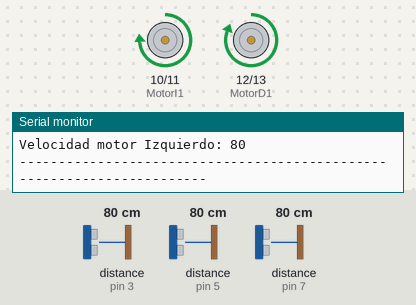
The sketch below on a simulated Arduino Uno, built with avr-gcc and run on an emulated ATmega328P. On the bench: motor-driver pin pairs drawn as motors (green arrow = first pin HIGH = forward, orange = second pin HIGH = backward, longer = more drive), the last lines printed to the serial monitor. Inputs (shaded band) come from the test bench; at power-on: distance to the obstacle (sensors on pin 5, pin 3, pin 7) 80 cm. The echo pulse lasts 58.3 µs per cm.

Above: at 1.2 s.
1.3 s: distance to the obstacle (sensor on pin 5) set to 18 cm
At 1.9 s:
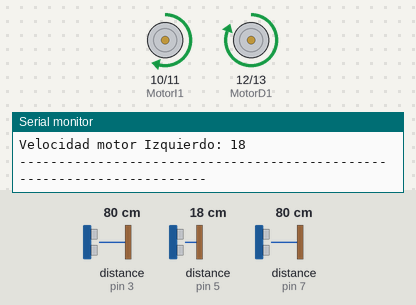
6.0 s: distance to the obstacle (sensor on pin 5) set to 13 cm
At 7.1 s:
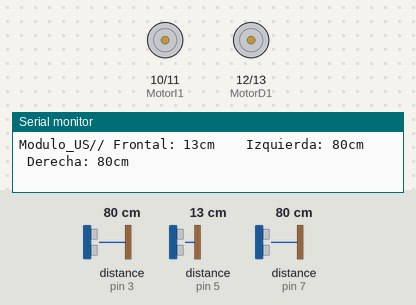
Timing chart, 0 to 9.0 s (numbered marks = the images above; inputs shaded):
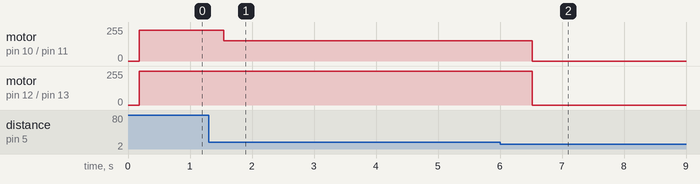

Measured:
- the behaviour switches between 16 and 15 cm on distance to the obstacle (sensor on pin 5) (found by bisection; images 1 and 2)
- after the input at 1.3 s, motor on pin 10 (MotorI1) / pin 11 (MotorI2): forward 230/255 → forward 152/255 after 0.25 s
- after the input at 6.0 s, motor on pin 10 (MotorI1) / pin 11 (MotorI2): forward 152/255 → stopped after 0.52 s; motor on pin 12 (MotorD1) / pin 13 (MotorD2): forward 255/255 → stopped after 0.52 s

The sketch:

Navegacion_por_ultrasonidos_v2.ino
```cpp
//Librerias
#include "SR04.h"
//Variables
long DistI;
long DistM;
long DistD;
int Vmin = 130;
int Vmax = 255;
int Vtotal = Vmax - Vmin;
//Pines
#define TRIG_PIN1 3
#define ECHO_PIN1 2
SR04 SIzquierda = SR04(ECHO_PIN1,TRIG_PIN1);
#define TRIG_PIN2 5
#define ECHO_PIN2 4
SR04 SMedio = SR04(ECHO_PIN2,TRIG_PIN2);
#define TRIG_PIN3 7
#define ECHO_PIN3 6
SR04 SDerecha = SR04(ECHO_PIN3,TRIG_PIN3);

#define MotorI1 10
#define MotorI2 11
#define MotorD1 12
#define MotorD2 13


void Modulo_US(){
  DistI=SIzquierda.Distance();
  DistM=SMedio.Distance();
  DistD=SDerecha.Distance();
  Serial.print("Modulo_US// Frontal: ");
  Serial.print(DistM);
  Serial.print("cm    Izquierda: ");
  Serial.print(DistI);
  Serial.print("cm    Derecha: ");
  Serial.print(DistD);
  Serial.println("cm");
}

int Motores(int Velocidad, int Giro){
  int motorD = Velocidad;
  int motorI = Velocidad;
  Serial.println(Velocidad);
  if (Giro > 0) { //si el giro es a la derecha quito velocidad al motor derecho
    motorD = motorD - Giro;
  }
  if (Giro < 0){ //Si el giro es a la izquierda quito velocidad al motor izquierdo
    motorI = motorI - Giro;
  }
  Serial.print("Velocidad: ");
  Serial.println(Velocidad);
  Serial.print("Giro: ");
  Serial.println(Giro);
  Serial.print("Velocidad motor Derecho: ");
  Serial.println(motorD);
  Serial.print("Velocidad motor Izquierdo: ");
  Serial.println(motorI);

  if (Velocidad == 0) {
    motorI = 0;
    motorD = 0;
  }
  else {
    motorI = Vmin + (Vtotal * motorI / 100);
    motorD = Vmin + (Vtotal * motorD / 100);
  }

  if (motorI > 0){
    analogWrite(MotorI1, motorI);
    analogWrite(MotorI2, 0);
  }
  else if (motorI < 0){
    motorI = 0 - motorI;
    analogWrite(MotorI1, 0);
    analogWrite(MotorI2, motorI);
  }
  else if (motorI == 0){
    analogWrite(MotorI1, 0);
    analogWrite(MotorI2, 0);
  }
  if (motorD > 0){
    analogWrite(MotorD1, motorD);
    analogWrite(MotorD2, 0);
  }
  else if (motorD < 0){
    motorD = 0 - motorI;
    analogWrite(MotorD1, 0);
    analogWrite(MotorD2, motorI);
  }
  else if (motorD == 0){
    analogWrite(MotorD1, 0);
    analogWrite(MotorD2, 0);
  }
}


void setup() {
  Serial.begin(9600);
  Serial.print("Difrencia de potencia");
  Serial.println(Vtotal); //Difrencia entre Vmin y Vmax para calcular el voltaje util del motor
  pinMode(MotorI1, OUTPUT);
  pinMode(MotorD1, OUTPUT);
  pinMode(MotorI2, OUTPUT);
  pinMode(MotorD2, OUTPUT);

}

void loop() {

  Modulo_US();

  if (DistM <= 15) {
    Motores(0, 0);
    while (DistM < 15) {
      Serial.println("-----------------------------------------------------------------------");
      Modulo_US();
      delay(500);
    }
  }
  else if(DistM < 100) {
    Motores(DistM, 0);
  }
  else {
    Motores (100, 0);
    while (DistM > 100) {
      Serial.println("-----------------------------------------------------------------------");
      Modulo_US();
      delay(500);
    }
  }
  Serial.println("-----------------------------------------------------------------------");
  delay(200);
}
```
